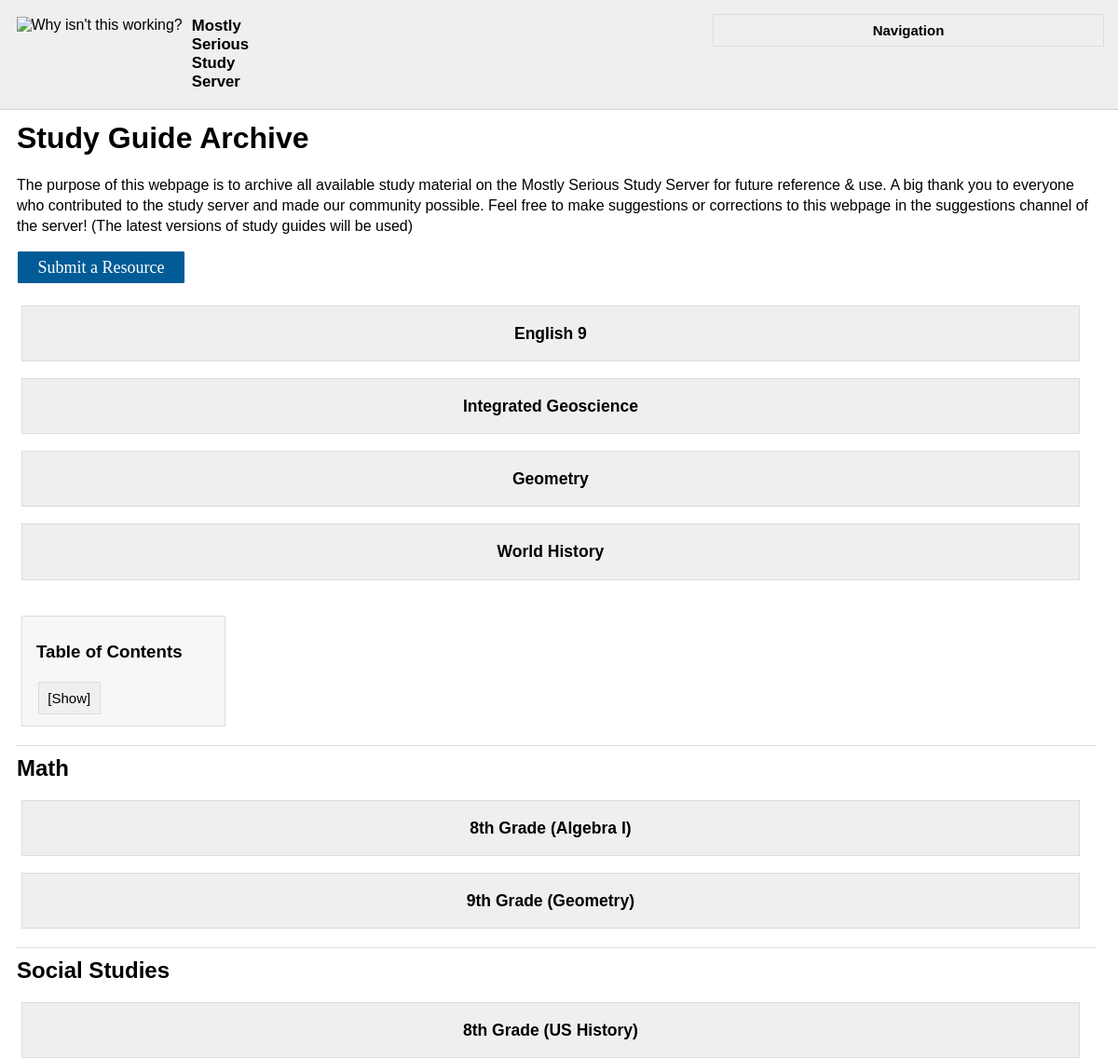
Page /archive (upper part) on the earlier database version.
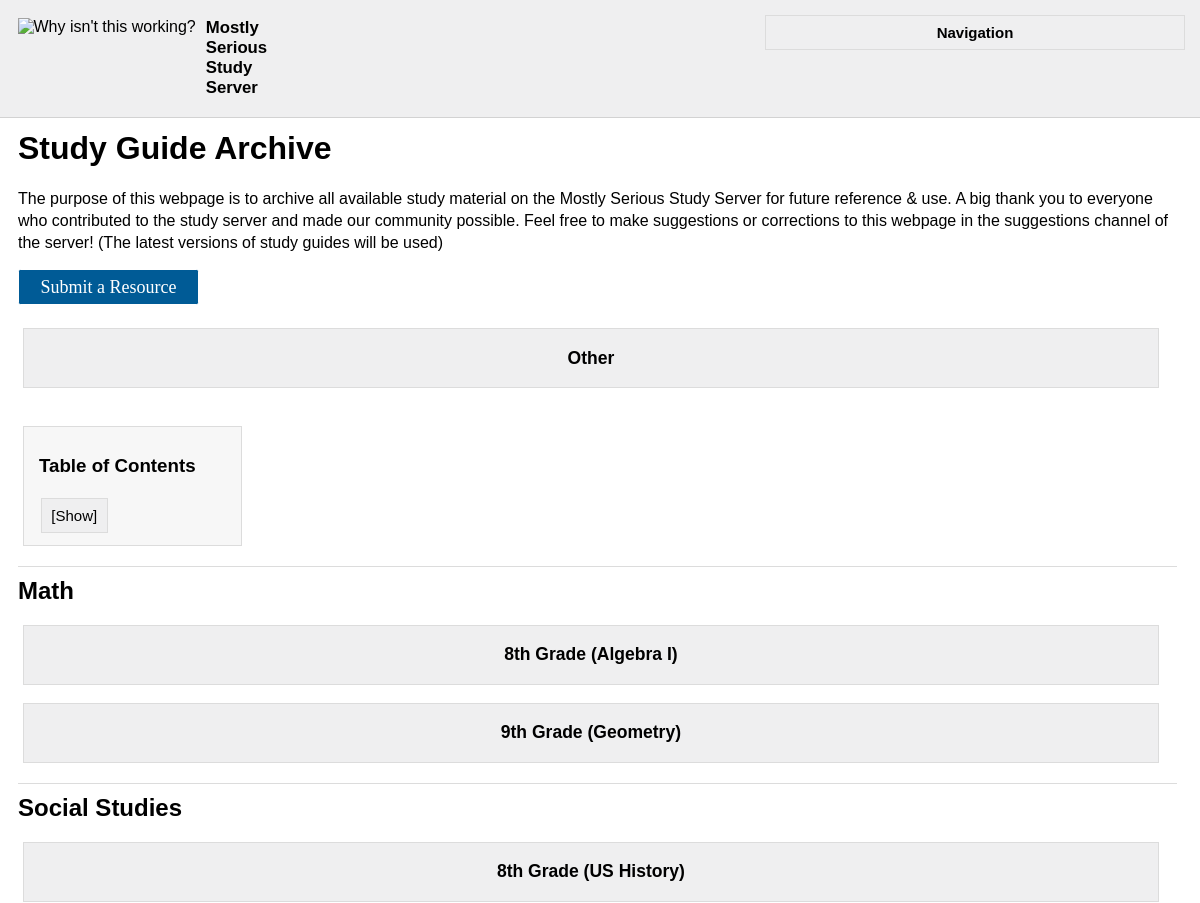
Same page on the later database version.
### tables this page shows
CREATE TABLE `subject` (
    `subjectId` INTEGER PRIMARY KEY NOT NULL,
    `subjectName` varchar(128) NOT NULL

);

### main.py (the view)
@app.route('/archive', methods = ['GET'])
def archive():
    info = logic.getEverything()
    return render_template('archive.html', info = info)

### logic.py (called while the page is built)
def getEverything():
    subjects = conn.execute("SELECT subjectId FROM subject").fetchall()
    subjectNames = conn.execute("SELECT subjectName FROM subject").fetchall()
    rows = conn.execute("SELECT * FROM row").fetchall()
    print("subjects:")
    print(subjects)
    print("names:")
    print(subjectNames)
    print("rows:")
    print(rows)
    arr = [] # hold subject name
    for (sid, sname) in zip(subjects, subjectNames):
        print(sid, sname)
        r = conn.execute("SELECT * FROM row WHERE subjectId = " + str(sid[0])).fetchall()
        arr.append([sname[0], (r)])
    print(arr)
    return arr

### templates/archive.html (shortened to what this page needs)
<!DOCTYPE html>
<html>
  <head>
    <link href="{{ url_for('static', filename = 'css/archive.css') }}" rel="stylesheet" type="text/css" />
  </head>
  <body>
    <div id="text-txt"><h1 id="top">Study Guide Archive</h1>
    <p>The purpose of this webpage is to archive all available study material on the Mostly Serious Study Server for future reference & use. A big thank you to everyone who contributed to the study server and made our community possible. Feel free to make suggestions or corrections to this webpage in the suggestions channel of the server! (The latest versions of study guides will be used)</p>
    <a href = '/submit-item' class = "cool_button">Submit a Resource</a>
    <br>
    <br>
      {% for i in info %}
        {% set name = i[0] %}
        <button type="button" class="collapsibleThree"><h3>{{name}}</h3></button>
        <br>
      {% endfor %}
    <div id="TableOfContents"><h3>Table of Contents</h3>
    <button type="button" class="collapsibleTwo">[Show]</button>
    </div>
    <h2 id="math">Math</h2>
    <button type="button" class="collapsibleThree"><h3 id="mathgr8">8th Grade (Algebra I)</h3></button>
    <br>
    <button type="button" class="collapsibleThree"><h3 id="mathgr9">9th Grade (Geometry)</h3></button>
    <h2 id="social-studies">Social Studies</h2>
    <button type="button" class="collapsibleThree"><h3 id="socialstudiesgr8">8th Grade (US History)</h3></button>
    <br>
    <br>
    <br>
    <br>
    <br>
    <div class="sidebar">
      <div id="sanic"><img src="https://snipboard.io/Bp6ozv.jpg" width="120" alt="Why isn't this working?">
      </div>
      <div id=sidebar-title><strong>Mostly Serious Study Server</strong></div>
      <button type="button" class="collapsible"><strong>Navigation</strong></button>
    </div>
  </body>
</html>

### static/css/archive.css (style rules this page uses)
@media (prefers-color-scheme: light) { a.cool_button { display: inline-block; padding: 0.35em 1.2em; border: 0.1em solid #FFFFFF; margin: 0 0.3em 0.3em 0; border-radius: 0.12em; box-sizing: border-box; text-decoration: none; background-color: #005b96; font-family: Arvo; font-weight: 300; color: #FFFFFF; text-align: center; transition: all 0.3s; font-size: 18px; box-shadow: 0px 3px 8px 0px rgb(254, 254, 254); } }
@media (prefers-color-scheme: light) { body { background-color: rgb(255, 255, 255); color: black; font-family: "Ariel", sans-serif; font-weight: 349 } }
@media (prefers-color-scheme: light) { p { line-height: 1.35; } }
@media (prefers-color-scheme: light) { #TableOfContents { background-color: rgb(247, 247, 247); border: 1px solid rgb(220, 220, 220); border-collapse: collapse; line-height: 1.4; margin-left: 5px; margin-top: 20px; padding: 12px; padding-left: 15px; padding-top: 7px; width: 190px } }
@media (prefers-color-scheme: light) { #math { border-top: 1px solid rgb(220, 220, 220); padding-top: 10px } }
@media (prefers-color-scheme: light) { #social-studies { border-top: 1px solid rgb(220, 220, 220); padding-top: 10px } }

Differences in the rows shown:
removed subject: subjectName "Integrated Geoscience"
removed subject: subjectName "Geometry"
removed subject: subjectName "World History"
changed subject: subjectName "English 9" → "Other"
